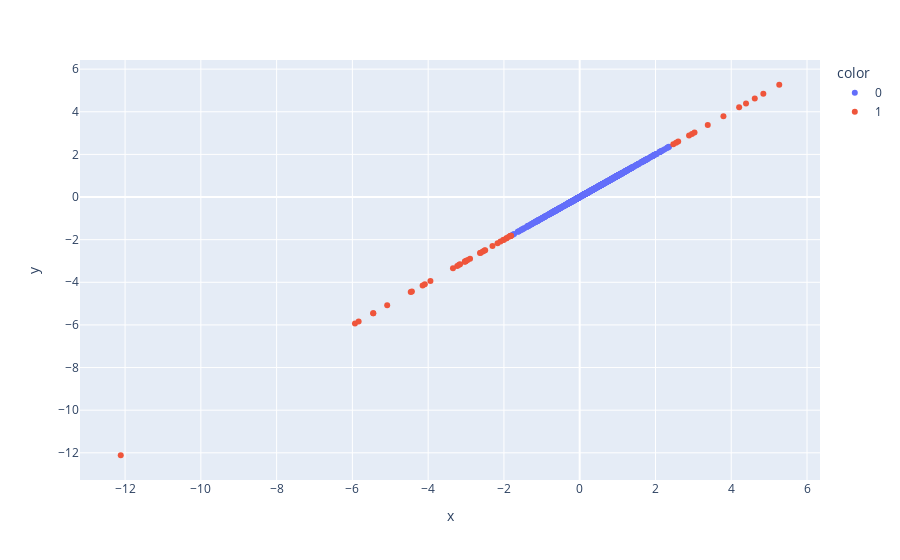

The notebook cell saved with this chart:
### Markdown cell above
Para definir o valor de base atípico é definido acima e abaixo do intervalo normal dos conjuntos de dados, ou seja, limites superior e inferior, defina o limite superior e inferior (1.5 * o valor IQR é considerado):

superior = Q3 + 1.5 * IQR

inferior = Q1 - 1.5 * IQR

Lembra que falamos dos limites inferiores e superiores na análise por boxplot? Qualquer semelhança não é coincidência. O diagrama boxplot é construído a partir da análise por amplitude interquartil.

Na fórmula acima, de acordo com as estatísticas, o aumento de 0.5 de IQR (new_IQR = IQR + 0.5 * IQR) é considerado, para considerar todos os dados entre 2,69 desvios padrão na Distribuição Gaussiana. No entanto, mesmo sendo raro acontecer na prática, esse valor de 1.5 pode ser ajustado para mais ou para menos, de acordo com o tipo de problema e do conhecimento do Analista.

### Code cell
df['outlier'] = '0'

lowerFence = Q1 - 1.5 * IQR
upperFence = Q3 + 1.5 * IQR

df.loc[df['V2'] > upperFence, 'outlier'] = 1
df.loc[df['V2'] < lowerFence, 'outlier'] = 1


px.scatter(x=df['V2'], y=df['V2'], color=df['outlier'])

### Figure 1 — Plotly figure (JSON) as saved in the notebook; plotly's stock layout.template omitted (floating-point values rounded to 4 significant figures; data arrays with more than 128 entries replaced by an {"elided": "..."} marker saying what was removed)
{"data": [{"hovertemplate": "color=0<br>x=%{x}<br>y=%{y}<extra></extra>", "legendgroup": "0", "marker": {"color": "#636efa", "symbol": "circle"}, "mode": "markers", "name": "0", "orientation": "v", "showlegend": true, "type": "scatter", "x": {"elided": "949 float values"}, "xaxis": "x", "y": {"elided": "949 float values"}, "yaxis": "y"}, {"hovertemplate": "color=1<br>x=%{x}<br>y=%{y}<extra></extra>", "legendgroup": "1", "marker": {"color": "#EF553B", "symbol": "circle"}, "mode": "markers", "name": "1", "orientation": "v", "showlegend": true, "type": "scatter", "x": [-5.45, 2.6, -4.429, -4.146, 4.847, -12.11, -3.345, -5.932, -1.933, 4.39, -2.558, -2.894, -5.081, 5.267, -1.813, -1.932, 2.471, -5.449, -3.015, -2.0, -4.46, -4.088, -3.002, -1.829, -2.169, -2.632, -2.091, -1.823, 2.887, -3.157, -3.232, -3.94, -3.032, -2.495, -1.818, -2.302, -1.869, 2.544, 2.963, 3.381, 3.794, 4.209, 4.621, -3.182, -3.027, -5.836, -2.51, 3.031, -2.02, -2.959, -2.612], "xaxis": "x", "y": [-5.45, 2.6, -4.429, -4.146, 4.847, -12.11, -3.345, -5.932, -1.933, 4.39, -2.558, -2.894, -5.081, 5.267, -1.813, -1.932, 2.471, -5.449, -3.015, -2.0, -4.46, -4.088, -3.002, -1.829, -2.169, -2.632, -2.091, -1.823, 2.887, -3.157, -3.232, -3.94, -3.032, -2.495, -1.818, -2.302, -1.869, 2.544, 2.963, 3.381, 3.794, 4.209, 4.621, -3.182, -3.027, -5.836, -2.51, 3.031, -2.02, -2.959, -2.612], "yaxis": "y"}], "layout": {"legend": {"title": {"text": "color"}, "tracegroupgap": 0}, "margin": {"t": 60}, "xaxis": {"anchor": "y", "domain": [0, 1], "title": {"text": "x"}}, "yaxis": {"anchor": "x", "domain": [0, 1], "title": {"text": "y"}}}}
